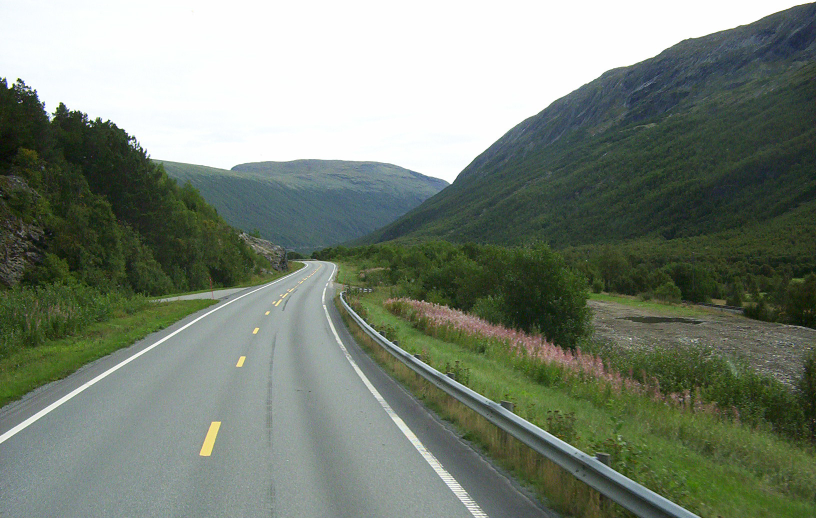
#> input picture data/Roads2.jpg, 1632 x 1036 px (shown at 1/2 size)
$ python testLine.py
#> lines starting #> are read from the running program, lines starting #| are printed output that depends on the picture; after the words box and inside, x2 and y2 are one past the last pixel; in counts of white or black regions, pixels touching at a corner belong together
# 필요한 Module(Library) 임포트
import numpy as np
import cv2 as cv
# 도로 이미지 읽어서 표시
imageFile = './data/Roads2.jpg'
img  = cv.imread(imageFile)
#> img is the input picture: shape (1036, 1632, 3); mean B, G, R 118.1, 131.6, 121.4
cimg = cv.resize(img,(500,500))
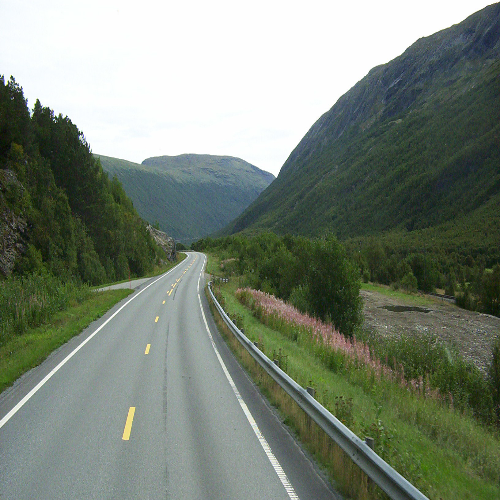
#> cimg: shape (500, 500, 3); mean B, G, R 118, 131.5, 121.3
cv.imshow('Roads - original', cimg)

# 도로이미지 이진화, 에지 추출 후 표시
img = cv.cvtColor(cimg, cv.COLOR_BGR2GRAY)
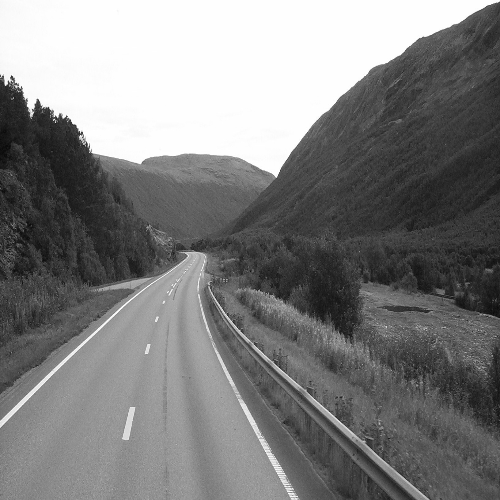
#> img: shape (500, 500); min 10, max 255, mean 126.9
cv.imshow('Image - gray', img)
_, img = cv.threshold(img, 100, 255, cv.THRESH_BINARY)
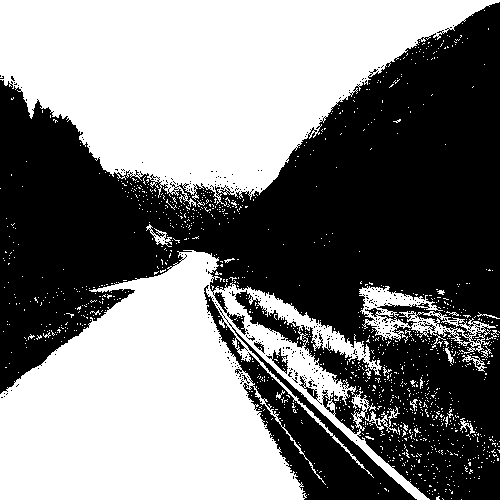
#> img: shape (500, 500); 49.3% white; 1231 white regions (1209 under 20 px), largest, box (x1, y1, x2, y2) and area: (0, 0, 500, 207) 60325, (0, 250, 430, 500) 56693, (359, 286, 496, 354) 2778
cv.imshow('Image - binary', img)
img = cv.Canny(img, 50, 200, None, 3) #edge 추출해주는 대표적인 라이브러리 canny / edge- 경계값을 추출해준다
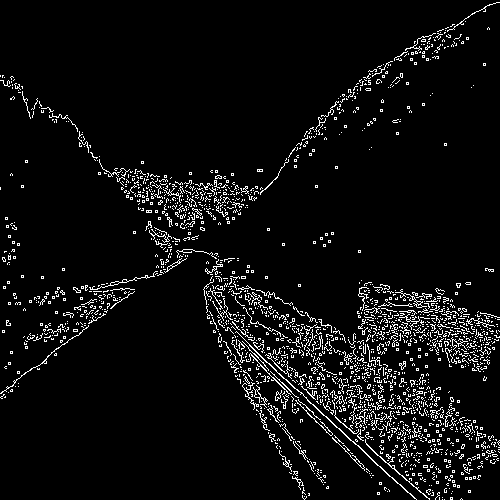
#> img: shape (500, 500); 5.6% white in thin lines or dots
cv.imshow('Image - binary & edge', img)

# Hough를 이용한 직선 검출
lines = cv.HoughLines(img, 1, np.pi / 180, 150)
#> lines = [[74, 2.36], [82, 2.32], [45, 2.36], [42, 2.36], [71, 2.36]]

# 추출한 선을 원본 이미지 위에 표시
if lines is not None:
    for i in range(0, len(lines)):
        rho = lines[i][0][0]
        theta = lines[i][0][1]
        a = np.cos(theta)
        b = np.sin(theta)
        x = a * rho
        y = b * rho
        pt1 = (int(x + 1000 * (-b)), int(y + 1000 * (a)))
        pt2 = (int(x - 1000 * (-b)), int(y - 1000 * (a)))
        cv.line(cimg, pt1, pt2, (0,0,255), 2)
#> this loop made 5 passes
#> (rho, theta, a, b, x, y, pt1, pt2) on passes 1 to 5: (74, 2.36, -0.707, 0.707, -52.33, 52.33, (-759, -654), (654, 759)), (82, 2.32, -0.682, 0.731, -55.92, 59.97, (-787, -622), (675, 741)), (45, 2.36, -0.707, 0.707, -31.82, 31.82, (-738, -675), (675, 738)), (42, 2.36, -0.707, 0.707, -29.7, 29.7, (-736, -677), (677, 736)), (71, 2.36, -0.707, 0.707, -50.2, 50.2, (-757, -656), (656, 757))
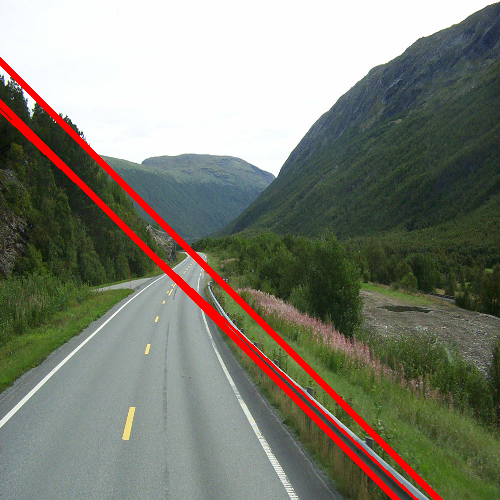
#> cimg: shape (500, 500, 3); 3.48% of pixels changed, all inside (x1, y1, x2, y2) = (0, 57, 443, 500)

# 원본 이미지 + Line 표시
cv.imshow('Hough Lines', cimg)

# 사용자 입력키 대기 및 종료
cv.waitKey()
cv.destroyAllWindows()

$ run again, with data/B.jpg copied over data/Roads2.jpg
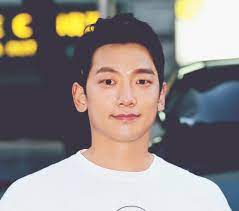
#> input picture data/B.jpg, 239 x 211 px
#> img is the input picture: shape (211, 239, 3); mean B, G, R 134.4, 136.2, 143.7
#> `_, img = cv.threshold(img, 100, 255, cv.THRESH_BINARY)`:
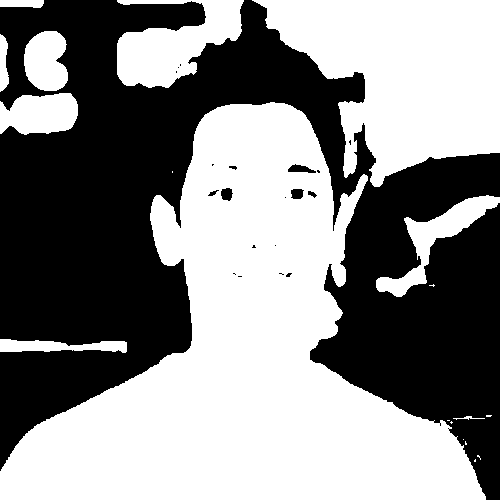
#> img: shape (500, 500); 54% white; 20 black regions (13 under 20 px), largest, box (x1, y1, x2, y2) and area: (0, 0, 500, 500) 114392, (288, 164, 316, 173) 148, (221, 188, 233, 201) 119
#> `img = cv.Canny(img, 50, 200, None, 3)`:
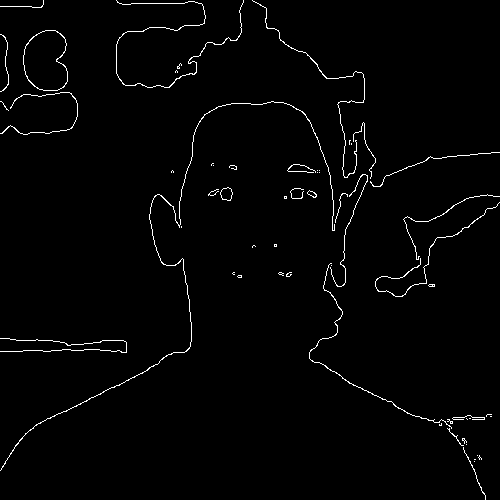
#> img: shape (500, 500); 1.6% white in thin lines or dots
#> lines = None

$ run again, with data/B2.jPG copied over data/Roads2.jpg
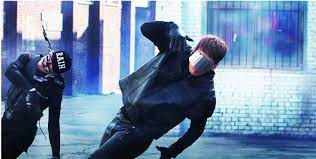
#> input picture data/B2.jPG, 316 x 159 px
#> img is the input picture: shape (159, 316, 3); mean B, G, R 160.7, 131.3, 108
#> `_, img = cv.threshold(img, 100, 255, cv.THRESH_BINARY)`:
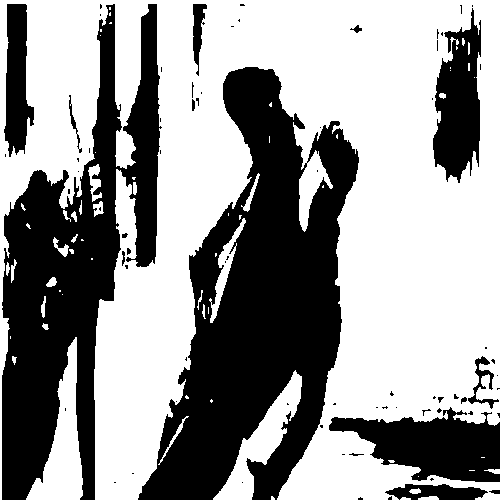
#> img: shape (500, 500); 59.4% white; 74 black regions (56 under 20 px), largest, box (x1, y1, x2, y2) and area: (138, 67, 359, 500) 47433, (2, 4, 162, 500) 35281, (329, 407, 500, 482) 7521
#> `img = cv.Canny(img, 50, 200, None, 3)`:
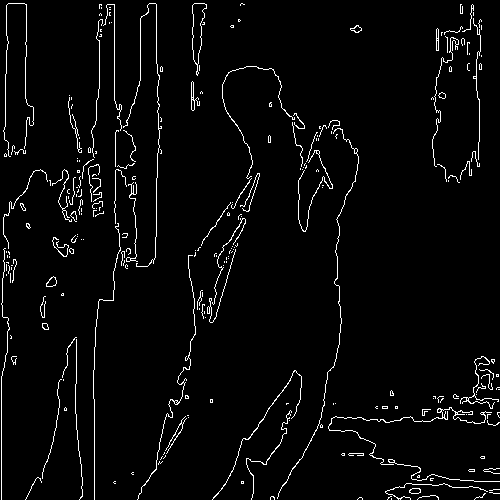
#> img: shape (500, 500); 3.4% white in thin lines or dots
#> lines = None
